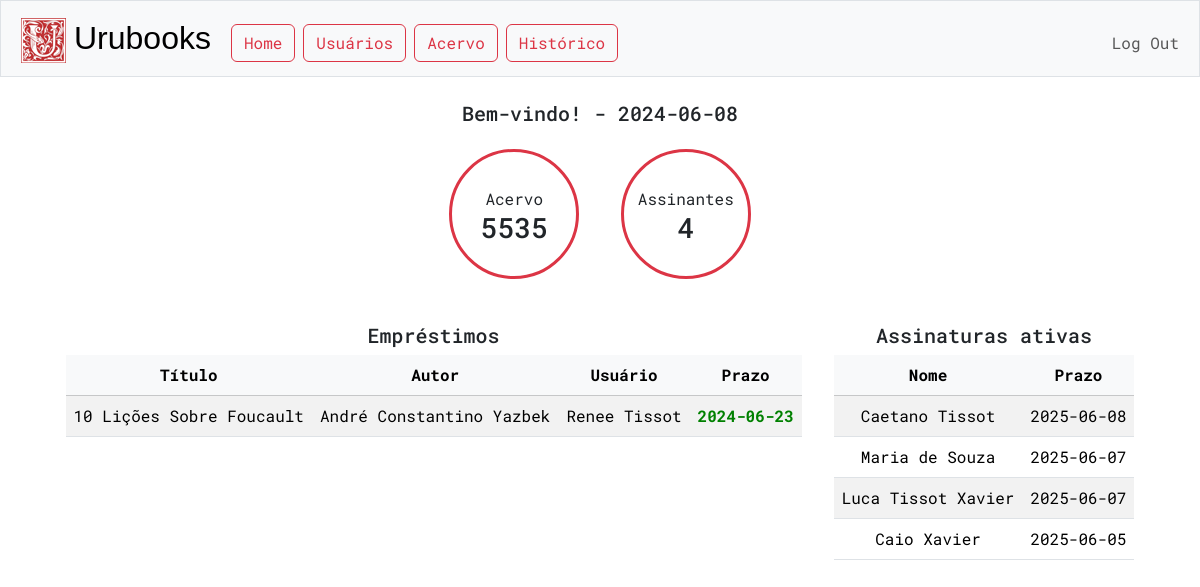
Page / (signed in) on the earlier database version.
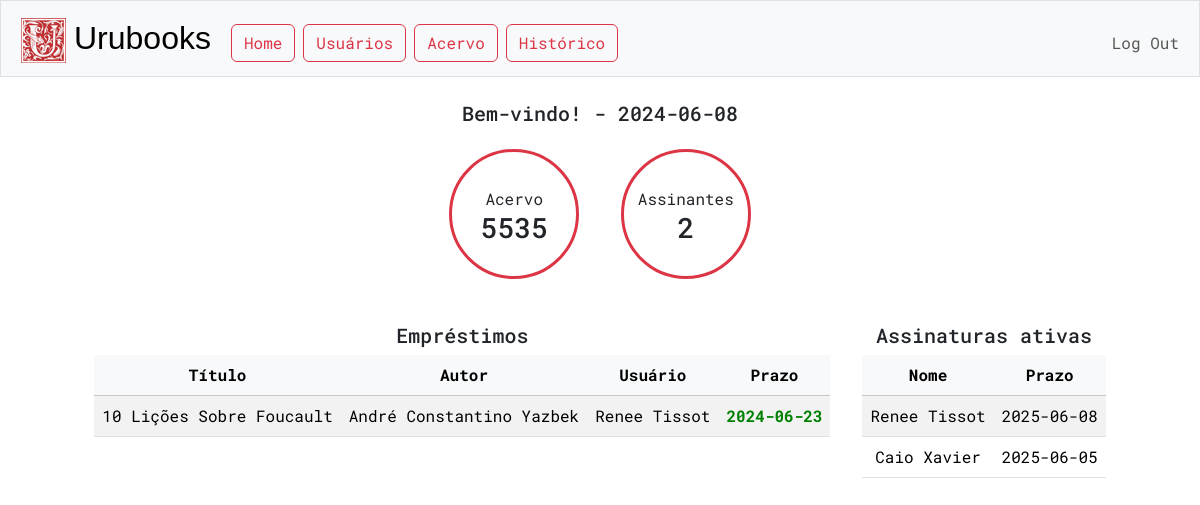
Same page on the later database version.
### tables this page shows
CREATE TABLE emprestimos (
id INTEGER PRIMARY KEY AUTOINCREMENT,
obra_id INTEGER NOT NULL,
contato_cpf TEXT NOT NULL,
prazo TEXT,
data TEXT NOT NULL,
FOREIGN KEY(contato_cpf) REFERENCES contatos(cpf),
FOREIGN KEY(obra_id) REFERENCES acervo(id)
);

CREATE TABLE acervo (
id INTEGER PRIMARY KEY AUTOINCREMENT NOT NULL,
titulo TEXT NOT NULL,
autor TEXT NOT NULL,
editora TEXT,
ano INTEGER,
status TEXT
);

CREATE TABLE contatos (
cpf TEXT PRIMARY KEY NOT NULL,
nome TEXT NOT NULL,
telefone TEXT,
email TEXT,
endereço TEXT
);

CREATE TABLE assinaturas (
id INTEGER PRIMARY KEY AUTOINCREMENT,
contato_cpf TEXT NOT NULL,
plano TEXT NOT NULL,
data TEXT NOT NULL,
prazo TEXT NOT NULL,
status TEXT NOT NULL,
FOREIGN KEY(contato_cpf) REFERENCES contatos(cpf)
);

### app.py (the view, shortened to what this page needs)
@app.route("/")
@login_required
def index():
    last_update = db.execute("SELECT data FROM updated")
    assinaturas = db.execute("SELECT * FROM assinaturas JOIN contatos ON assinaturas.contato_cpf = contatos.cpf\
                             WHERE assinaturas.status = 'ATIVA' ORDER BY assinaturas.prazo DESC LIMIT 20")
    emprestimos = db.execute("SELECT * FROM emprestimos JOIN contatos ON emprestimos.contato_cpf = contatos.cpf\
                             JOIN acervo ON emprestimos.obra_id = acervo.id\
                             ORDER BY emprestimos.prazo DESC LIMIT 20")
    for e in emprestimos:
        if date.fromisoformat(e["prazo"]) < HOJE:
            e["atrasado"] = "true"
        else:
            e["atrasado"] = "false"
    acervo = db.execute('SELECT COUNT(*) FROM acervo')[0]['COUNT(*)']
    usuarios = db.execute('SELECT COUNT(*) FROM assinaturas WHERE status = "ATIVA"')[0]['COUNT(*)']
    return render_template("index.html", acervo=acervo, usuarios=usuarios, assinaturas=assinaturas, emprestimos=emprestimos, hoje=HOJE.isoformat())

### app.py (called while the page is built)
@app.after_request
def after_request(response):
    response.headers["Cache-Control"] = "no-cache, no-store, must-revalidate"
    response.headers["Expires"] = 0
    response.headers["Pragma"] = "no-cache"
    return response

### helpers.py (called while the page is built)
def login_required(f):
    @wraps(f)
    def decorated_function(*args, **kwargs):
        if session.get("user_id") is None:
            return redirect("/login")
        return f(*args, **kwargs)
    return decorated_function

### templates/index.html (shortened to what this page needs)
{% extends "layout.html" %}
{% block main %}
<div class="container">
    <h5>Bem-vindo! - {{ hoje }}</h5>
    <span class="dashboard-info border-danger rounded-circle text-center m-3">Acervo<br><h3>{{ acervo }}</h2></span>
    <span class="dashboard-info border-danger rounded-circle text-center m-3">Assinantes<br><h3>{{ usuarios }}</h2></span>
</div>
<div class="row justify-content-center my-4">
    <div class="col-xl-auto m-1">
        <h5>Empréstimos</h5>
        <table class="table table-striped">
            <thead class="table-light">
                <th>Título</th>
                <th>Autor</th>
                <th>Usuário</th>
                <th>Prazo</th>
            </thead>
            <tbody>
                {% if emprestimos %}
                    {% for emprestimo in emprestimos %}
                        <tr>
                            <td>{{ emprestimo.titulo }}</td>
                            <td>{{ emprestimo.autor }}</td>
                            <td>{{ emprestimo.nome }}</td>
                            {% set color = "red" if emprestimo.atrasado == "true" else "green" %}
                                <td style="color:{{ color }}"><b>{{ emprestimo.prazo }}<b></td>
                        </tr>
                    {% endfor %}
                {% else %}
                    <tr>
                        <td colspan="6">Nenhum empréstimo</td>
                    </tr>
                {% endif %}
            </tbody>
        </table>
    </div>
    <div class="col-xl-auto m-1">
        <div>
            <h5>Assinaturas ativas</h5>
            <table class="table table-striped">
                <thead class="table-light">
                    <th>Nome</th>
                    <th>Prazo</th>
                </thead>
                <tbody>
                    {% if assinaturas %}
                        {% for assinatura in assinaturas %}
                        <tr>
                            <td>{{ assinatura.nome }}</td>
                            <td>{{ assinatura.prazo }}</td>
                        </tr>
                        {% endfor %}
                    {% else %}
                    <tr>
                        <td colspan="2">Nenhuma assinatura</td>
                    </tr>
                    {% endif %}
                </tbody>
            </table>
        </div>
    </div>
</div>
{% endblock %}

Differences in the rows shown:
removed assinaturas: nome "Caetano Tissot", prazo "2025-06-08"
removed assinaturas: nome "Maria de Souza", prazo "2025-06-07"
removed assinaturas: nome "Luca Tissot Xavier", prazo "2025-06-07"
added assinaturas: nome "Renee Tissot", prazo "2025-06-08"
Other differences:
{{ usuarios }}: "4" → "2"
